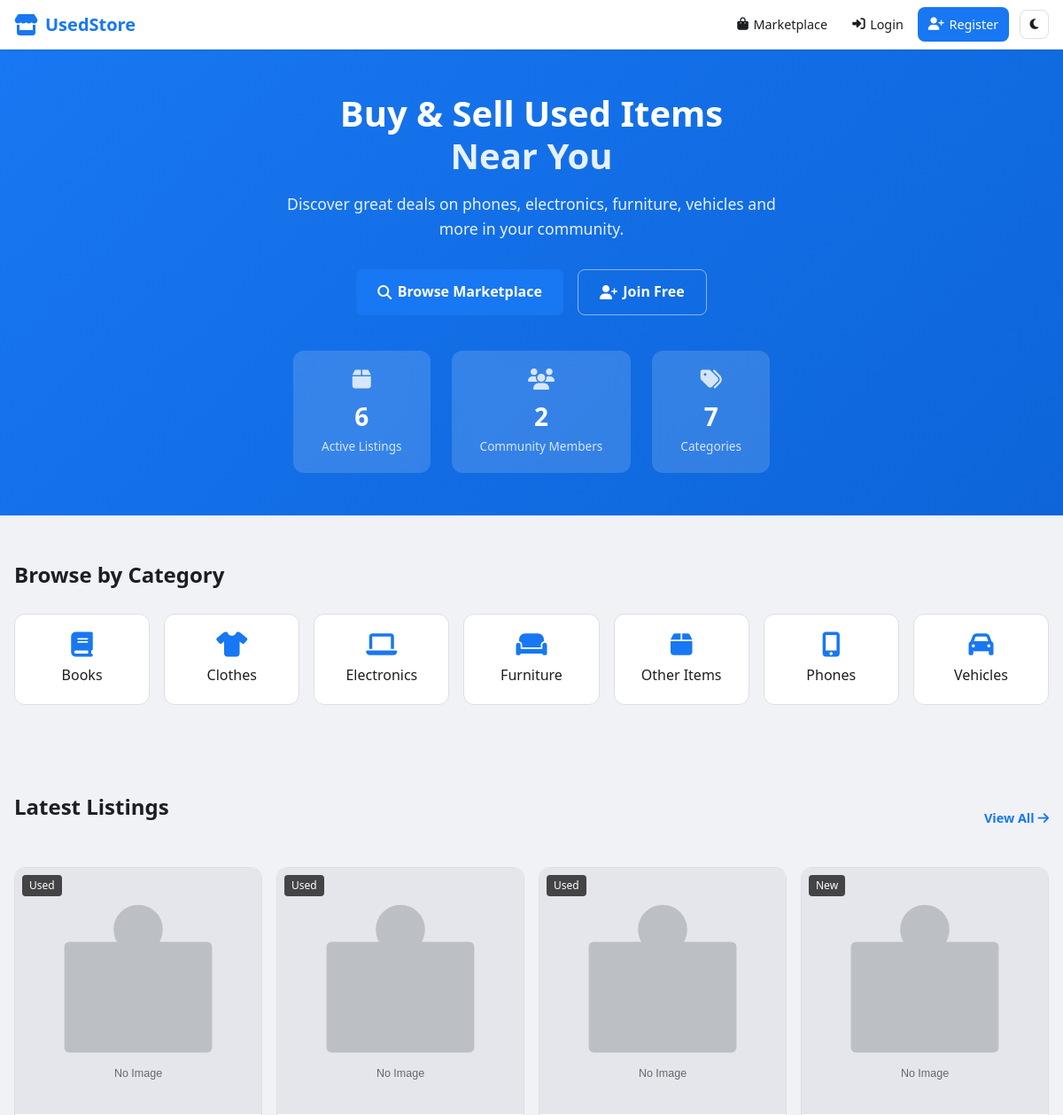
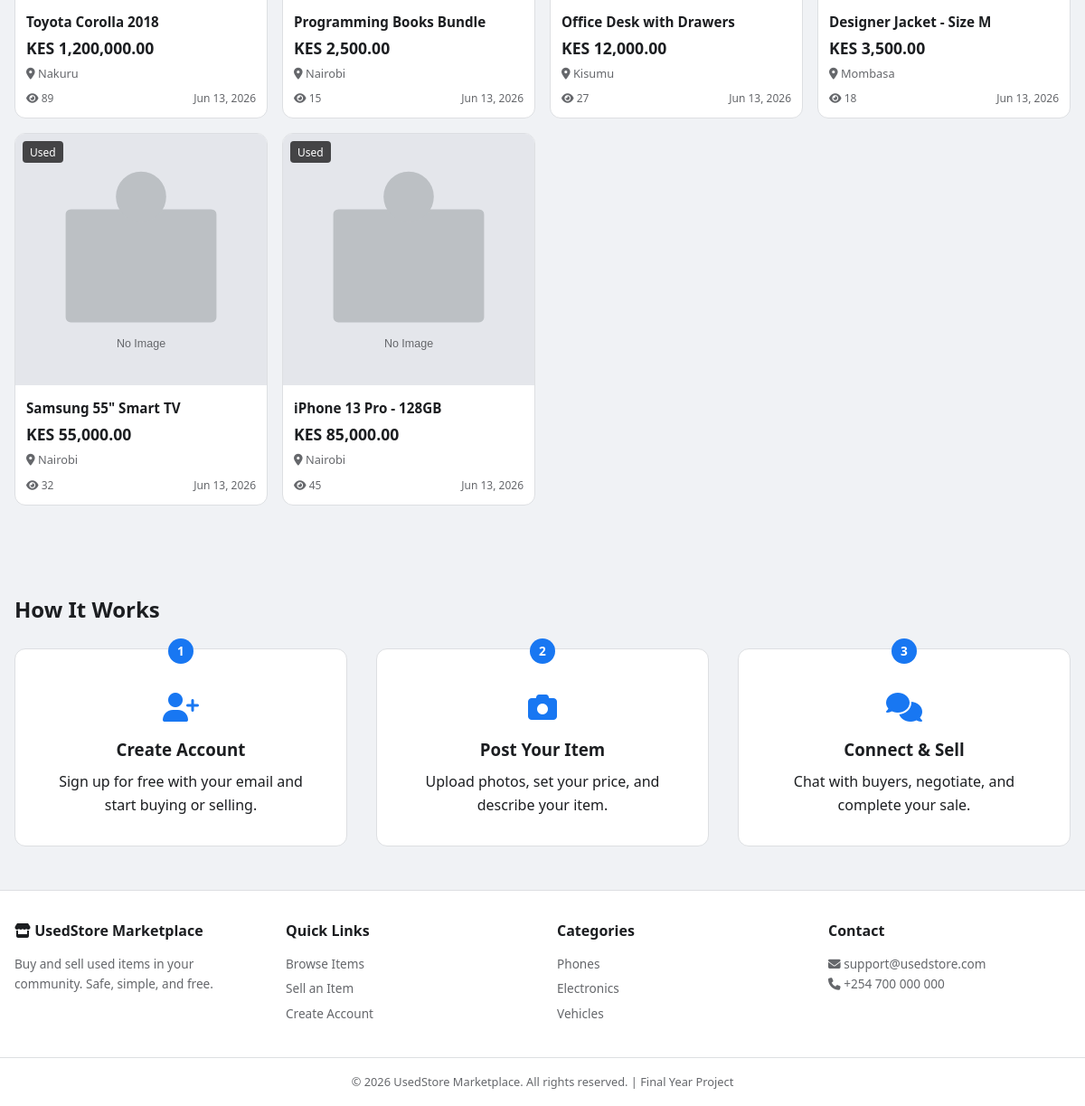
The page / on the database its author committed (2 pictures, top to bottom).
### tables this page shows
CREATE TABLE categories (
    id          INT AUTO_INCREMENT PRIMARY KEY,
    name        VARCHAR(50) NOT NULL UNIQUE,
    slug        VARCHAR(50) NOT NULL UNIQUE,
    icon        VARCHAR(50) DEFAULT 'fa-tag',
    created_at  TIMESTAMP DEFAULT CURRENT_TIMESTAMP
);

CREATE TABLE products (
    id          INT AUTO_INCREMENT PRIMARY KEY,
    user_id     INT NOT NULL,
    category_id INT NOT NULL,
    title       VARCHAR(200) NOT NULL,
    description TEXT NOT NULL,
    price       DECIMAL(10, 2) NOT NULL,
    location    VARCHAR(150) NOT NULL,
    condition_type ENUM('new', 'used') NOT NULL DEFAULT 'used',
    status      ENUM('pending', 'approved', 'rejected', 'sold') NOT NULL DEFAULT 'pending',
    views       INT NOT NULL DEFAULT 0,
    date_posted TIMESTAMP DEFAULT CURRENT_TIMESTAMP,
    updated_at  TIMESTAMP DEFAULT CURRENT_TIMESTAMP ON UPDATE CURRENT_TIMESTAMP,
    FOREIGN KEY (user_id) REFERENCES users(id) ON DELETE CASCADE,
    FOREIGN KEY (category_id) REFERENCES categories(id) ON DELETE RESTRICT,
    INDEX idx_status (status),
    INDEX idx_price (price),
    INDEX idx_location (location),
    INDEX idx_date_posted (date_posted)
);

### includes/functions.php (called while the page is built, shortened)
<?php
require_once __DIR__ . '/../config/database.php';
function sanitize(string $input): string
{
    return htmlspecialchars(trim($input), ENT_QUOTES, 'UTF-8');
}
function isLoggedIn(): bool
{
    return isset($_SESSION['user_id']);
}
function formatPrice(float $price): string
{
    return 'KES ' . number_format($price, 2);
}
function timeAgo(string $datetime): string
{
    $time = strtotime($datetime);
    $diff = time() - $time;
    return date('M j, Y', $time);
}
function getProductImage(?string $path, string $type = 'products'): string
{
    return SITE_URL . '/assets/images/default-product.svg';
}
function getCategories(): array
{
    global $pdo;
    return $pdo->query('SELECT * FROM categories ORDER BY name')->fetchAll();
}

### index.php (the view, shortened to what this page needs)
<?php
require_once __DIR__ . '/includes/functions.php';
$stmt = $pdo->query(
    "SELECT p.*, u.full_name AS seller_name, c.name AS category_name,
            (SELECT image_path FROM product_images WHERE product_id = p.id AND is_primary = 1 LIMIT 1) AS image
     FROM products p
     JOIN users u ON p.user_id = u.id
     JOIN categories c ON p.category_id = c.id
     WHERE p.status = 'approved'
     ORDER BY p.date_posted DESC
     LIMIT 8"
);
$featuredItems = $stmt->fetchAll();
$categories = getCategories();
$stats = $pdo->query(
    "SELECT
        (SELECT COUNT(*) FROM products WHERE status = 'approved') AS total_products,
        (SELECT COUNT(*) FROM users WHERE role = 'user') AS total_users,
        (SELECT COUNT(*) FROM categories) AS total_categories"
)->fetch();
require_once __DIR__ . '/includes/header.php';
?>
<section class="hero">
    <div class="hero-content">
        <h1>Buy & Sell Used Items<br><span>Near You</span></h1>
        <p>Discover great deals on phones, electronics, furniture, vehicles and more in your community.</p>
        <div class="hero-actions">
            <a href="<?= SITE_URL ?>/pages/marketplace.php" class="btn btn-primary btn-lg">
                <i class="fas fa-search"></i> Browse Marketplace
            </a>
            <?php if (isLoggedIn()): ?>
                <a href="<?= SITE_URL ?>/pages/post-item.php" class="btn btn-outline btn-lg">
                    <i class="fas fa-plus"></i> Sell an Item
                </a>
            <?php else: ?>
                <a href="<?= SITE_URL ?>/auth/register.php" class="btn btn-outline btn-lg">
                    <i class="fas fa-user-plus"></i> Join Free
                </a>
            <?php endif; ?>
        </div>
    </div>
    <div class="hero-stats">
        <div class="stat-card">
            <i class="fas fa-box"></i>
            <h3><?= number_format($stats['total_products']) ?></h3>
            <p>Active Listings</p>
        </div>
        <div class="stat-card">
            <i class="fas fa-users"></i>
            <h3><?= number_format($stats['total_users']) ?></h3>
            <p>Community Members</p>
        </div>
        <div class="stat-card">
            <i class="fas fa-tags"></i>
            <h3><?= number_format($stats['total_categories']) ?></h3>
            <p>Categories</p>
        </div>
    </div>
</section>
<section class="categories-section">
    <div class="container">
        <h2 class="section-title">Browse by Category</h2>
        <div class="categories-grid">
            <?php foreach ($categories as $cat): ?>
                <a href="<?= SITE_URL ?>/pages/marketplace.php?category=<?= $cat['slug'] ?>" class="category-card">
                    <i class="fas <?= $cat['icon'] ?>"></i>
                    <span><?= sanitize($cat['name']) ?></span>
                </a>
            <?php endforeach; ?>
        </div>
    </div>
</section>
<section class="featured-section">
    <div class="container">
        <div class="section-header">
            <h2 class="section-title">Latest Listings</h2>
            <a href="<?= SITE_URL ?>/pages/marketplace.php" class="view-all">View All <i class="fas fa-arrow-right"></i></a>
        </div>
        <div class="products-grid">
            <?php foreach ($featuredItems as $item): ?>
                <div class="product-card">
                    <a href="<?= SITE_URL ?>/pages/item.php?id=<?= $item['id'] ?>" class="product-image">
                        <img src="<?= getProductImage($item['image']) ?>" alt="<?= sanitize($item['title']) ?>" loading="lazy">
                        <span class="product-condition"><?= ucfirst($item['condition_type']) ?></span>
                    </a>
                    <div class="product-info">
                        <h3 class="product-title">
                            <a href="<?= SITE_URL ?>/pages/item.php?id=<?= $item['id'] ?>"><?= sanitize($item['title']) ?></a>
                        </h3>
                        <p class="product-price"><?= formatPrice($item['price']) ?></p>
                        <p class="product-location"><i class="fas fa-map-marker-alt"></i> <?= sanitize($item['location']) ?></p>
                        <p class="product-meta">
                            <span><i class="fas fa-eye"></i> <?= $item['views'] ?></span>
                            <span><?= timeAgo($item['date_posted']) ?></span>
                        </p>
                    </div>
                </div>
            <?php endforeach; ?>
        </div>
    </div>
</section>
<section class="how-it-works">
    <div class="container">
        <h2 class="section-title">How It Works</h2>
        <div class="steps-grid">
            <div class="step-card">
                <div class="step-number">1</div>
                <i class="fas fa-user-plus"></i>
                <h3>Create Account</h3>
                <p>Sign up for free with your email and start buying or selling.</p>
            </div>
            <div class="step-card">
                <div class="step-number">2</div>
                <i class="fas fa-camera"></i>
                <h3>Post Your Item</h3>
                <p>Upload photos, set your price, and describe your item.</p>
            </div>
            <div class="step-card">
                <div class="step-number">3</div>
                <i class="fas fa-comments"></i>
                <h3>Connect & Sell</h3>
                <p>Chat with buyers, negotiate, and complete your sale.</p>
            </div>
        </div>
    </div>
</section>
<?php require_once __DIR__ . '/includes/footer.php'; ?>

### includes/header.php (shortened to what this page needs)
<?php
require_once __DIR__ . '/functions.php';
$currentUser = getCurrentUser();
$unreadNotifications = $currentUser ? getUnreadNotificationCount($currentUser['id']) : 0;
$unreadMessages = $currentUser ? getUnreadMessageCount($currentUser['id']) : 0;
?>
<!DOCTYPE html>
<html lang="en" data-theme="light">
<head>
    <link rel="stylesheet" href="https://cdnjs.cloudflare.com/ajax/libs/font-awesome/6.5.1/css/all.min.css">
    <link rel="stylesheet" href="<?= SITE_URL ?>/assets/css/style.css">
</head>
<body>
    <nav class="navbar">
        <div class="nav-container">
            <a href="<?= SITE_URL ?>/index.php" class="nav-logo">
                <i class="fas fa-store"></i>
                <span>UsedStore</span>
            </a>
            <div class="nav-menu" id="navMenu">
                <a href="<?= SITE_URL ?>/pages/marketplace.php" class="nav-link">
                    <i class="fas fa-shopping-bag"></i> Marketplace
                </a>
                <?php if (isLoggedIn()): ?>
                    <a href="<?= SITE_URL ?>/pages/post-item.php" class="nav-link">
                        <i class="fas fa-plus-circle"></i> Sell Item
                    </a>
                    <a href="<?= SITE_URL ?>/pages/favorites.php" class="nav-link">
                        <i class="fas fa-heart"></i> Favorites
                    </a>
                    <a href="<?= SITE_URL ?>/pages/messages.php" class="nav-link">
                        <i class="fas fa-envelope"></i> Messages
                        <?php if ($unreadMessages > 0): ?>
                            <span class="badge"><?= $unreadMessages ?></span>
                        <?php endif; ?>
                    </a>
                    <a href="<?= SITE_URL ?>/dashboard/index.php" class="nav-link">
                        <i class="fas fa-user-circle"></i> Dashboard
                    </a>
                    <?php if (isAdmin()): ?>
                        <a href="<?= SITE_URL ?>/admin/index.php" class="nav-link admin-link">
                            <i class="fas fa-cog"></i> Admin
                        </a>
                    <?php endif; ?>
                    <div class="nav-notifications">
                        <button class="notif-btn" id="notifBtn" aria-label="Notifications">
                            <i class="fas fa-bell"></i>
                            <?php if ($unreadNotifications > 0): ?>
                                <span class="badge" id="notifBadge"><?= $unreadNotifications ?></span>
                            <?php endif; ?>
                        </button>
                        <div class="notif-dropdown" id="notifDropdown"></div>
                    </div>
                    <a href="<?= SITE_URL ?>/auth/logout.php" class="nav-link logout-link">
                        <i class="fas fa-sign-out-alt"></i> Logout
                    </a>
                <?php else: ?>
                    <a href="<?= SITE_URL ?>/auth/login.php" class="nav-link">
                        <i class="fas fa-sign-in-alt"></i> Login
                    </a>
                    <a href="<?= SITE_URL ?>/auth/register.php" class="nav-link btn-nav-register">
                        <i class="fas fa-user-plus"></i> Register
                    </a>
                <?php endif; ?>
                <button class="theme-toggle" id="themeToggle" aria-label="Toggle dark mode">
                    <i class="fas fa-moon"></i>
                </button>
            </div>
        </div>
    </nav>
    <main class="main-content">

### includes/footer.php (shortened to what this page needs)
    </main>
    <footer class="footer">
        <div class="footer-container">
            <div class="footer-section">
                <h3><i class="fas fa-store"></i> UsedStore Marketplace</h3>
                <p>Buy and sell used items in your community. Safe, simple, and free.</p>
            </div>
            <div class="footer-section">
                <h4>Quick Links</h4>
                <ul>
                    <li><a href="<?= SITE_URL ?>/pages/marketplace.php">Browse Items</a></li>
                    <li><a href="<?= SITE_URL ?>/pages/post-item.php">Sell an Item</a></li>
                    <li><a href="<?= SITE_URL ?>/auth/register.php">Create Account</a></li>
                </ul>
            </div>
            <div class="footer-section">
                <h4>Categories</h4>
                <ul>
                    <li><a href="<?= SITE_URL ?>/pages/marketplace.php?category=phones">Phones</a></li>
                    <li><a href="<?= SITE_URL ?>/pages/marketplace.php?category=electronics">Electronics</a></li>
                    <li><a href="<?= SITE_URL ?>/pages/marketplace.php?category=vehicles">Vehicles</a></li>
                </ul>
            </div>
            <div class="footer-section">
                <h4>Contact</h4>
                <p><i class="fas fa-envelope"></i> support@usedstore.com</p>
                <p><i class="fas fa-phone"></i> +254 700 000 000</p>
            </div>
        </div>
        <div class="footer-bottom">
            <p>&copy; <?= date('Y') ?> UsedStore Marketplace. All rights reserved. | Final Year Project</p>
        </div>
    </footer>
</body>
</html>

### rows shown on the page
categories: name "Books"
categories: name "Clothes"
categories: name "Electronics"
categories: name "Furniture"
categories: name "Other Items"
categories: name "Phones"
categories: name "Vehicles"
products: condition_type "Used", title "Toyota Corolla 2018", price "KES 1,200,000.00", location "Nakuru", views "89", date_posted "Jun 13, 2026"
products: condition_type "Used", title "Programming Books Bundle", price "KES 2,500.00", location "Nairobi", views "15", date_posted "Jun 13, 2026"
products: condition_type "Used", title "Office Desk with Drawers", price "KES 12,000.00", location "Kisumu", views "27", date_posted "Jun 13, 2026"
products: condition_type "New", title "Designer Jacket - Size M", price "KES 3,500.00", location "Mombasa", views "18", date_posted "Jun 13, 2026"
products: condition_type "Used", title "Samsung 55\" Smart TV", price "KES 55,000.00", location "Nairobi", views "32", date_posted "Jun 13, 2026"
products: condition_type "Used", title "iPhone 13 Pro - 128GB", price "KES 85,000.00", location "Nairobi", views "45", date_posted "Jun 13, 2026"

### other values the page prints
$stats['total_products'] "6"
$stats['total_users'] "2"
$stats['total_categories'] "7"
